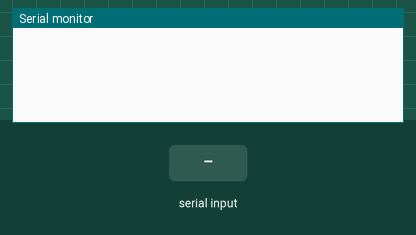
Simulated run of this program. Board: Arduino Uno, built with avr-gcc and run on an emulated ATmega328P. On the bench: the last lines printed to the serial monitor. The inputs (shaded band) are chosen by the test bench.

Above: at 1.2 s.
1.3 s: "SSID\n" received over Serial
At 2.4 s:
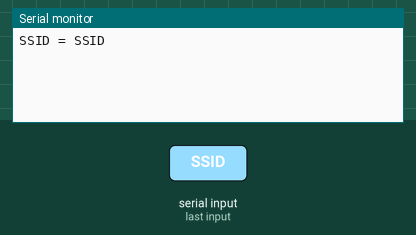
2.8 s: "Password\n" received over Serial
At 3.7 s:
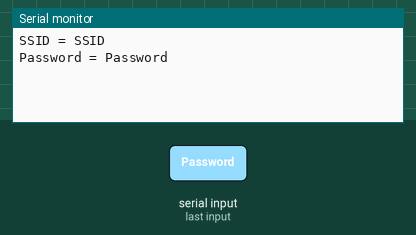
4.3 s: "PageID\n" received over Serial
At 4.7 s:
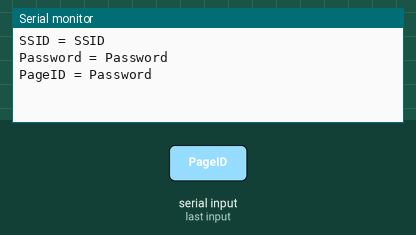

Measured:
- after the input at 1.3 s, the serial monitor: prints a new line at once (image 1)
- after the input at 2.8 s, the serial monitor: prints a new line at once (image 2)
- after the input at 4.3 s, the serial monitor: prints a new line at once (image 3)

The program:

main.cpp
```cpp
#include <Arduino.h>


String Input;
String Output;
String Password;
String SSID;
String PageID;
void setup() {
    Serial.begin(9600);
}
void loop() {
    if(Serial.available() == 0){
        Input = Serial.readStringUntil('\n');
        for(int i = 0;i<Input.length();i++){
            if (Input[i] == '=' || Input[i] == ' ') {
                break;
            }
            else{
                Output+=Input[i];
            }
        }
        if (Output == "SSID") {
            int a = Input.indexOf("\"");
            Input.remove(0,a+1);
            a = Input.indexOf("\"");
            Input.remove(a);
            SSID = Input;
            Serial.println("SSID = " + SSID);
        }
        else if(Output == "Password"){
            int a = Input.indexOf("\"");
            Input.remove(0,a+1);
            a = Input.indexOf("\"");
            Input.remove(a);
            Password = Input;
            Serial.println("Password = " + Password);
        }
        else if(Output == "PageID"){
            int a = Input.indexOf("\"");
            Input.remove(0,a+1);
            a = Input.indexOf("\"");
            Input.remove(a);
            PageID = Input;
            Serial.println("PageID = " + Password);
        }
        Output.clear();
    }
}
```
